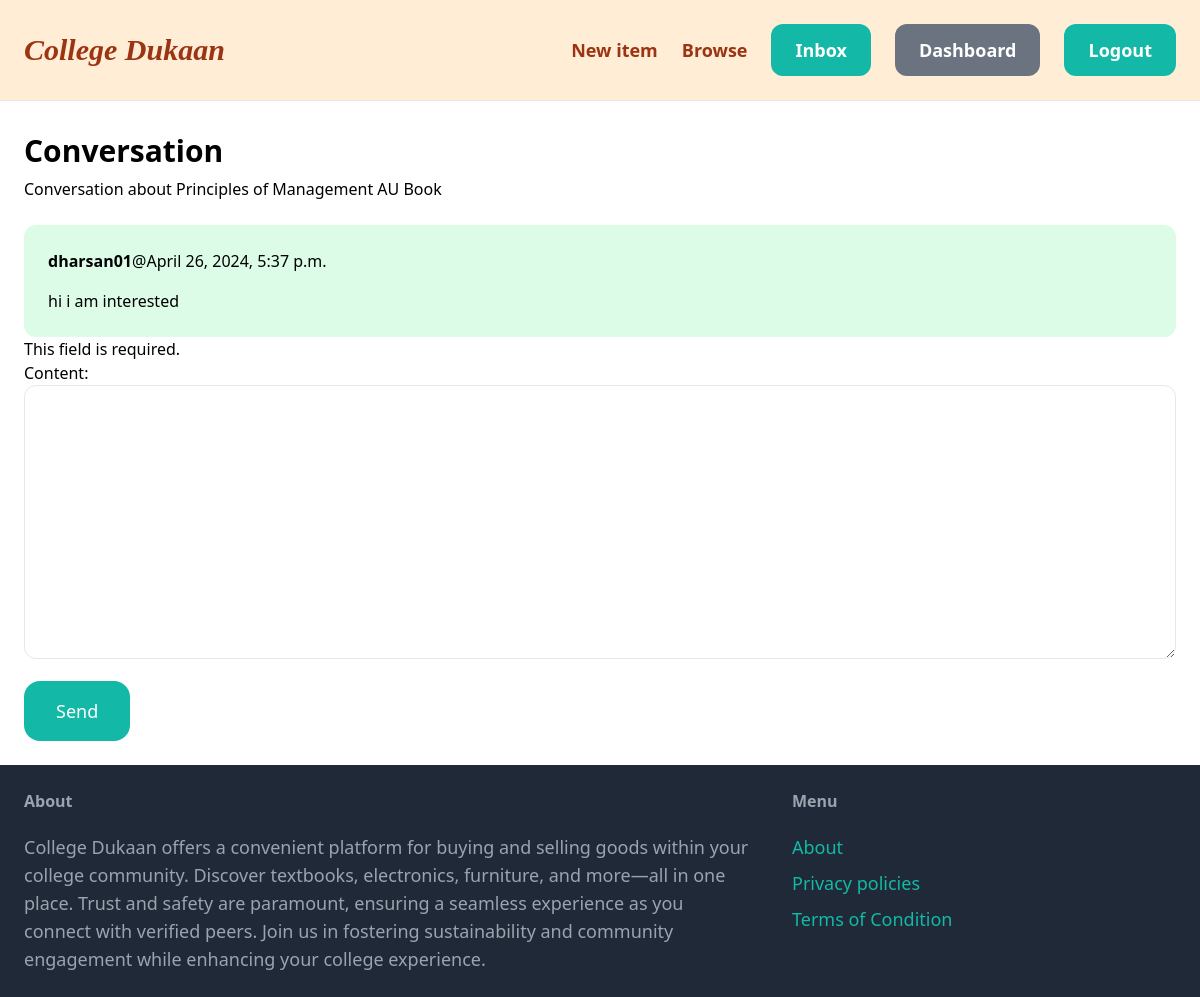
Screenshot of /inbox/10/ (signed in) with the database file from the repository.
### conversation/models.py (models this page shows, shortened)
class Conversation(models.Model):
    item=models.ForeignKey(Item,related_name='conversation',on_delete=models.CASCADE)
    members=models.ManyToManyField(User,related_name='conversation')
    created_at=models.DateTimeField(auto_now_add=True)
    modified_at=models.DateTimeField(auto_now=True)
    class Meta:
        ordering= ('-modified_at',)

class ConverasationMessage(models.Model):
    conversation=models.ForeignKey(Conversation,related_name="messages",on_delete=models.CASCADE)
    content=models.TextField()
    created_by=models.ForeignKey(User,related_name='created_message',on_delete=models.CASCADE)
    created_at=models.DateTimeField(auto_now_add=True)

### items/models.py (models this page shows, shortened)
class Item(models.Model):
    name=models.CharField(max_length=200)
    category=models.ForeignKey(Category,related_name='items',on_delete=models.CASCADE)
    description=models.TextField(null=True,blank=True)
    price=models.FloatField()
    created_at=models.DateTimeField(auto_now_add=True)
    is_sold=models.BooleanField(default=False)
    image=models.ImageField(upload_to="item_images",blank=True,null=True)
    created_by=models.ForeignKey(User,related_name="items",on_delete=models.CASCADE)

### conversation/views.py (the view)
# urls.py: path('<int:pk>/',views.detail,name='detail')]
@login_required
def detail(request,pk):
    conversations=Conversation.objects.filter(pk=pk).filter(members__in=[request.user.id])
    for conversation in conversations:
        conversation1=conversation
    if request.method=='POST':
       form =  ConversationMessageForm(request.POST)
       if form.is_valid():
            conversation_message=form.save(commit=False)
            conversation_message.conversation=conversation1
            conversation_message.created_by=request.user
            conversation_message.save()
            conversation1.save()
            return redirect('conversation:detail',pk=pk)
    else:
        form =  ConversationMessageForm(request.POST)
    return render(request,'conversation/detail.html',{'conversations':conversations,
                                                      'form':form
                                                     })

### conversation/forms.py
class ConversationMessageForm(forms.ModelForm):
    class Meta:
        model=ConverasationMessage
        fields=('content',)
        widgets={
            'content':forms.Textarea(attrs=
                                     {
                                    "class":"w-full py-4 px-6 rounded-xl border"
                                     })
        }

### conversation/templates/conversation/detail.html (shortened to what this page needs)
{% extends 'core/base.html' %}
{% block content %}
   <div class="mt-2 mb-2 text-3xl font-semibold">Conversation
   </div>
   <div class="space-y-6">
    {% for conversation in conversations %}
        <h2>Conversation about {{ conversation.item.name }}</h2>
        {% for message in conversation.messages.all %}
            <div class="p-6 flex {% if message.created_by == request.user %}bg-blue-100 {% else %}bg-green-100 {% endif %}rounded-xl ">
                <div>
                    <p class="mb-4"><strong>{{ message.created_by.username }}</strong>@{{ message.created_at }}</p>
                    <p>{{ message.content }}</p>
                </div>
            </div>
        {% endfor %}
    {% endfor %}
   </div>
   <div>
    <form action="." method="post">
        {{form.as_p}}
        <button class="mt-4 py-4 px-8 text-lg bg-teal-500 hover:bg-teal-700 rounded-2xl text-white">Send</button>
    </form>
   </div>
{% endblock %}

### rows the page displays
Conversation: item.name "Principles of Management AU Book"
ConverasationMessage: created_by.username "dharsan01", created_at "April 26, 2024, 5:37 p.m.", content "hi i am interested"
